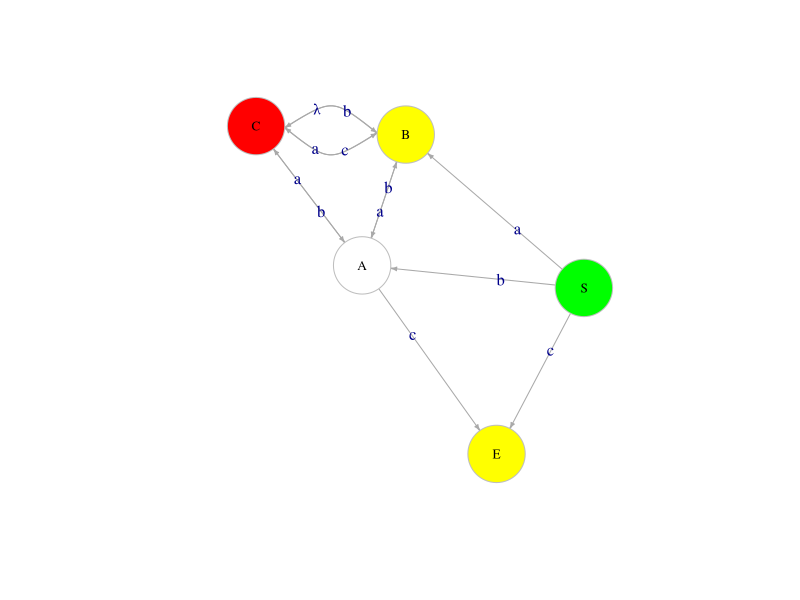

Write R code to recreate this figure.
library(igraph)
library(stringr)
# Input user example
string <- "(S,B,a)
(S,A,b)
(S,E,c)
(B,A,b)
(B,C.,-)
(B,C.,a)
(A,B,a)
(A,C,b)
(A,E,c)
(C,B,c)
(C,B,b)
(C,A,a)

"
string2 <- "(S,B,a)
(S,A,b)
(B,A,b)
(B,C.,-)"

# Formatted data
string <- str_replace_all(string, "(\n)|([:space:]*\n)", " ")

## Extract edges
edgesCompleted <- str_extract_all(string, "\\([A-Z],[A-Z],[a-z]\\)")[[1]]
edgesFinal <- str_extract_all(string, "\\([A-Z],[A-Z]\\.,([a-z]|.)\\)")[[1]]
string <- append(edgesCompleted, edgesFinal)

## Extract nodes
coupleNodesCompleted <- unlist(str_extract_all(edgesCompleted, "[A-Z]"))
coupleNodesFinal <- unlist(str_extract_all(edgesFinal, "(?!S)[A-Z]"))
nodesFinal <- gsub("\\.","",unique(unlist(str_extract_all(edgesFinal, "(?!S)[A-Z]\\."))))
nodes <- append(coupleNodesCompleted, coupleNodesFinal)
uniqueNodes <- unique(nodes)

## Number of nodes
nNodesCompleted <- length(unique(unlist(str_extract_all(edgesCompleted, "(?!S)[A-Z]"))))
nNodesFinal <- length(gsub("\\.","",unique(unlist(str_extract_all(edgesFinal, "(?!S)[A-Z]\\.")))))

## Alphabet
uniqueAlphabet <- unique(unlist(str_extract_all(string, "[a-z]")))
nAlphabet <- length(uniqueAlphabet)

nodeTypes <- c()
for(node in uniqueNodes){
    if(node == "S"){
      nAlphabetCheck = 0
      for(alphabet in uniqueAlphabet){
        if((sum(grepl(paste("S,[A-Z].?,[", alphabet, "]", sep = ""), string))) == TRUE){
          nAlphabetCheck = nAlphabetCheck + 1  
        } 
      }
      if(nAlphabetCheck == nAlphabet){
        nodeTypes <- nodeTypes %>% append(1)
      } else {
          nodeTypes <- nodeTypes %>% append(4)  
        } 
      
    } else if (node %in% nodesFinal){
      nAlphabetCheck = 0
      for(alphabet in uniqueAlphabet){
        if(sum(grepl(paste(node, ",[A-Z].?,[", alphabet, "]", sep = ""), string)) == TRUE){
          nAlphabetCheck = nAlphabetCheck + 1
        }
      }
      if(nAlphabetCheck == nAlphabet){
        nodeTypes <- nodeTypes %>% append(3)  
      } else {  
        nodeTypes <- nodeTypes %>% append(4)
      }
    }
    else {
      nAlphabetCheck = 0
      for(alphabet in uniqueAlphabet){
        if(sum(grepl(paste(node, ",[A-Z].?,[", alphabet, "]", sep = ""), string)) == TRUE){
          nAlphabetCheck = nAlphabetCheck + 1
        }
      }
      if(nAlphabetCheck == nAlphabet){
        nodeTypes <- nodeTypes %>% append(2) 
      } else {  
        nodeTypes <- nodeTypes %>% append(4)
      }
    }
}

node.types <- nodeTypes
g <- graph(nodes, directed = TRUE)

edge.labels <- gsub("-","λ",unlist(str_extract_all(string, "[a-z]|-")))


mapping.colors <- c("green","white", "red", "yellow")
node.colors <- mapping.colors[node.types]

curves <- curve_multiple(g, start = 0.8)
set.seed(10)
plot(g, edge.arrow.size=.3, vertex.label.cex=0.8, vertex.size=35,vertex.frame.color="gray", vertex.label.color="black",  edge.label = edge.labels, vertex.color = node.colors, edge.curved=curves )

